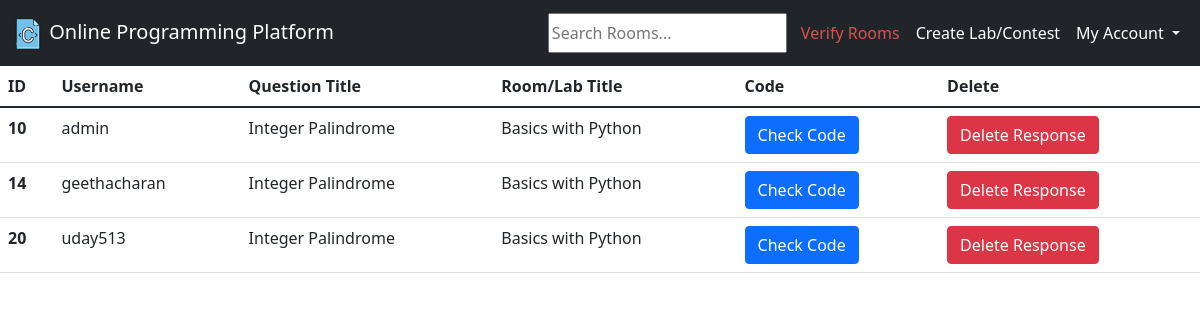
The page /question_responses/4/7 (signed in) on the database its author committed.
### base/models.py (models this page shows, shortened)
class Solution(models.Model):
    code = models.TextField()
    user = models.ForeignKey(User, on_delete=models.SET_NULL, null=True)
    question = models.ForeignKey(Question, on_delete=models.CASCADE)
    room = models.ForeignKey(Room, on_delete=models.CASCADE)
    input = models.TextField(null=True)
    updated = models.DateTimeField(auto_now=True)
    created = models.DateTimeField(auto_now_add=True)

class Question(models.Model):
    question_title = models.CharField(max_length=50)
    question_full = models.TextField()
    sample_test_case = models.TextField()
    updated = models.DateTimeField(auto_now=True)
    created = models.DateTimeField(auto_now_add=True)
    room = models.ForeignKey(Room, on_delete=models.CASCADE)
    def __str__(self):
        return self.question_title

class Room(models.Model):
    host = models.ForeignKey(User, on_delete=models.SET_NULL, null=True)
    name = models.CharField(max_length=200)
    description = models.TextField(null=True, blank=True)
    verified = models.BooleanField(default=False)
    room_password = models.CharField(max_length=20, default="admin123")
    updated = models.DateTimeField(auto_now=True)
    created = models.DateTimeField(auto_now_add=True)
    class Meta:
        ordering = ['-updated', '-created']
    def __str__(self):
        return self.name

### base/views.py (the view)
# urls.py: path('question_responses/<str:pk>/<str:pk2>', views.questionResponses, name="questionResponses"),
@login_required(login_url='login')
def questionResponses(request, pk, pk2):
    room = Room.objects.get(id=pk)
    question = Question.objects.get(id=pk2)
    if request.user.username not in [room.host.username, 'admin']:
        return HttpResponse("You can't do this ...")
    solutions = Solution.objects.filter(question=question)
    context = {'solutions': solutions, 'room': room, 'question': question}
    return render(request, "responses.html", context)

### templates/responses.html (shortened to what this page needs)
{% extends 'main.html' %}
{% block content %}
<table class="table table-hover">
    <thead>
    <tr>
        <th scope="col">ID</th>
        <th scope="col">Username</th>
        <th scope="col">Question Title</th>
        <th scope="col">Room/Lab Title</th>
        <th scope="col">Code</th>
        <th scope="col">Delete</th>
    </tr>
    </thead>
    <tbody>
    {% for sol in solutions %}
    <tr>
        <th scope="row">{{sol.id}}</th>
        <td>{{sol.user}}</td>
        <td>{{sol.question}}</td>
        <td>{{sol.room}}</td>
        <td>
            <a class="btn btn-primary"
               href="//{{request.get_host}}/view_response/{{room.id}}/{{sol.question.id}}/{{sol.id}}/"
               role="button">Check Code</a>
        </td>
        <td><a class="btn btn-danger"
               href="//{{request.get_host}}/delete_response/{{room.id}}/{{sol.question.id}}/{{sol.id}}/"
               role="button">Delete Response </a>
        </td>
    </tr>
    {% endfor %}
    </tbody>
</table>
{% endblock %}

### rows shown on the page
Solution: id "10", user "admin", question "Integer Palindrome", room "Basics with Python"
Solution: id "14", user "geethacharan", question "Integer Palindrome", room "Basics with Python"
Solution: id "20", user "uday513", question "Integer Palindrome", room "Basics with Python"
